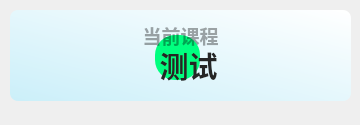
<?xml version="1.0" encoding="UTF-8"?>
<ui version="4.0">
 <class>Form</class>
 <widget class="QWidget" name="Form">
  <property name="geometry">
   <rect>
    <x>0</x>
    <y>0</y>
    <width>360</width>
    <height>125</height>
   </rect>
  </property>
  <property name="minimumSize">
   <size>
    <width>0</width>
    <height>100</height>
   </size>
  </property>
  <property name="maximumSize">
   <size>
    <width>16777215</width>
    <height>65536</height>
   </size>
  </property>
  <property name="windowTitle">
   <string>当前课程</string>
  </property>
  <widget class="QPushButton" name="subject">
   <property name="geometry">
    <rect>
     <x>10</x>
     <y>40</y>
     <width>341</width>
     <height>51</height>
    </rect>
   </property>
   <property name="font">
    <font>
     <family>Microsoft YaHei UI</family>
     <pointsize>22</pointsize>
     <weight>75</weight>
     <bold>true</bold>
    </font>
   </property>
   <property name="styleSheet">
    <string notr="true">border: none;
color: rgba(37, 37, 37, 255);
font-weight: bold;</string>
   </property>
   <property name="text">
    <string>  测试</string>
   </property>
   <property name="icon">
    <iconset>
     <normaloff>../../../../../img/it.svg</normaloff>../../../../../img/it.svg</iconset>
   </property>
   <property name="iconSize">
    <size>
     <width>36</width>
     <height>26</height>
    </size>
   </property>
  </widget>
  <widget class="QLabel" name="blurEffect">
   <property name="geometry">
    <rect>
     <x>155</x>
     <y>35</y>
     <width>45</width>
     <height>45</height>
    </rect>
   </property>
   <property name="styleSheet">
    <string notr="true">background-color: rgb(0, 255, 127);
border-radius:20px</string>
   </property>
   <property name="text">
    <string/>
   </property>
  </widget>
  <widget class="QLabel" name="sub_title">
   <property name="geometry">
    <rect>
     <x>30</x>
     <y>0</y>
     <width>301</width>
     <height>71</height>
    </rect>
   </property>
   <property name="font">
    <font>
     <family>Microsoft YaHei UI</family>
     <pointsize>14</pointsize>
     <weight>75</weight>
     <bold>true</bold>
    </font>
   </property>
   <property name="styleSheet">
    <string notr="true">color: rgba(0, 0, 0, 90);
font-weight: bold;</string>
   </property>
   <property name="text">
    <string>当前课程</string>
   </property>
   <property name="textFormat">
    <enum>Qt::PlainText</enum>
   </property>
   <property name="alignment">
    <set>Qt::AlignCenter</set>
   </property>
  </widget>
  <widget class="QLabel" name="backgnd">
   <property name="geometry">
    <rect>
     <x>10</x>
     <y>10</y>
     <width>341</width>
     <height>91</height>
    </rect>
   </property>
   <property name="styleSheet">
    <string notr="true">background-color: qlineargradient(spread:pad, x1:0, y1:1, x2:1, y2:0, stop:0 rgba(203, 239, 249, 255), stop:1 rgba(255, 255, 255, 255));
border-radius: 8px</string>
   </property>
   <property name="text">
    <string/>
   </property>
  </widget>
  <widget class="QLabel" name="img">
   <property name="geometry">
    <rect>
     <x>30</x>
     <y>10</y>
     <width>91</width>
     <height>91</height>
    </rect>
   </property>
   <property name="styleSheet">
    <string notr="true"/>
   </property>
   <property name="pixmap">
    <pixmap>img/1.png</pixmap>
   </property>
   <property name="scaledContents">
    <bool>true</bool>
   </property>
  </widget>
  <zorder>backgnd</zorder>
  <zorder>img</zorder>
  <zorder>blurEffect</zorder>
  <zorder>sub_title</zorder>
  <zorder>subject</zorder>
 </widget>
 <resources/>
 <connections/>
</ui>
